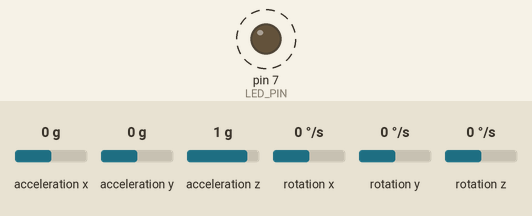
The sketch below on a simulated Arduino Uno, built with avr-gcc and run on an emulated ATmega328P. Parts: output pins drawn as LEDs (lit = HIGH). Dashed ring = blinking. The inputs (shaded band) are chosen by the test bench; at power-on: acceleration x 0 g, acceleration y 0 g, acceleration z 1 g, rotation x 0 °/s, rotation y 0 °/s, rotation z 0 °/s. What the sketch prints to the serial monitor is not drawn.

Above: at 4.5 s.
Timing chart, 0 to 8.6 s (numbered marks = the images above):
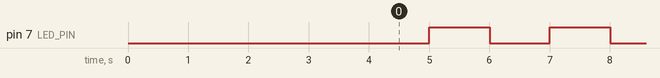

The sketch:

firmware.ino
```cpp
#include "Arduino.h"
#include <MPU6050_tockn.h>
#include <Wire.h>
#include <Wire1.h>
#include <EveryTimer.h>
#include <TimeLib.h>

MPU6050 mpu6050(Wire);

EveryTimer gyroDisp;

bool LED = true;
int LED_PIN = 7;

void flash(int,int);
void dd();

void setup() {
  Serial.begin(9600);
  delay(1000);
  Wire.begin();
  mpu6050.begin();
  mpu6050.calcGyroOffsets(true);
  pinMode(LED_PIN, OUTPUT);
  setTime(0);
  gyroDisp.Every(1000, dd);
}

void loop() {
  mpu6050.update();
  gyroDisp.Update();
}

void dd() {
  Serial.print("angleX : ");
  Serial.print(mpu6050.getAngleX());
  Serial.print("\tangleY : ");
  Serial.print(mpu6050.getAngleY());
  Serial.print("\tangleZ : ");
  Serial.println(mpu6050.getAngleZ());
  flash();
}

void flash() {
  digitalWrite(LED_PIN, LED);
  LED = !LED;
}
```

Measured:
- by itself, pin 7 (LED_PIN): alternates HIGH for 1.0 s and LOW for 1.0 s
